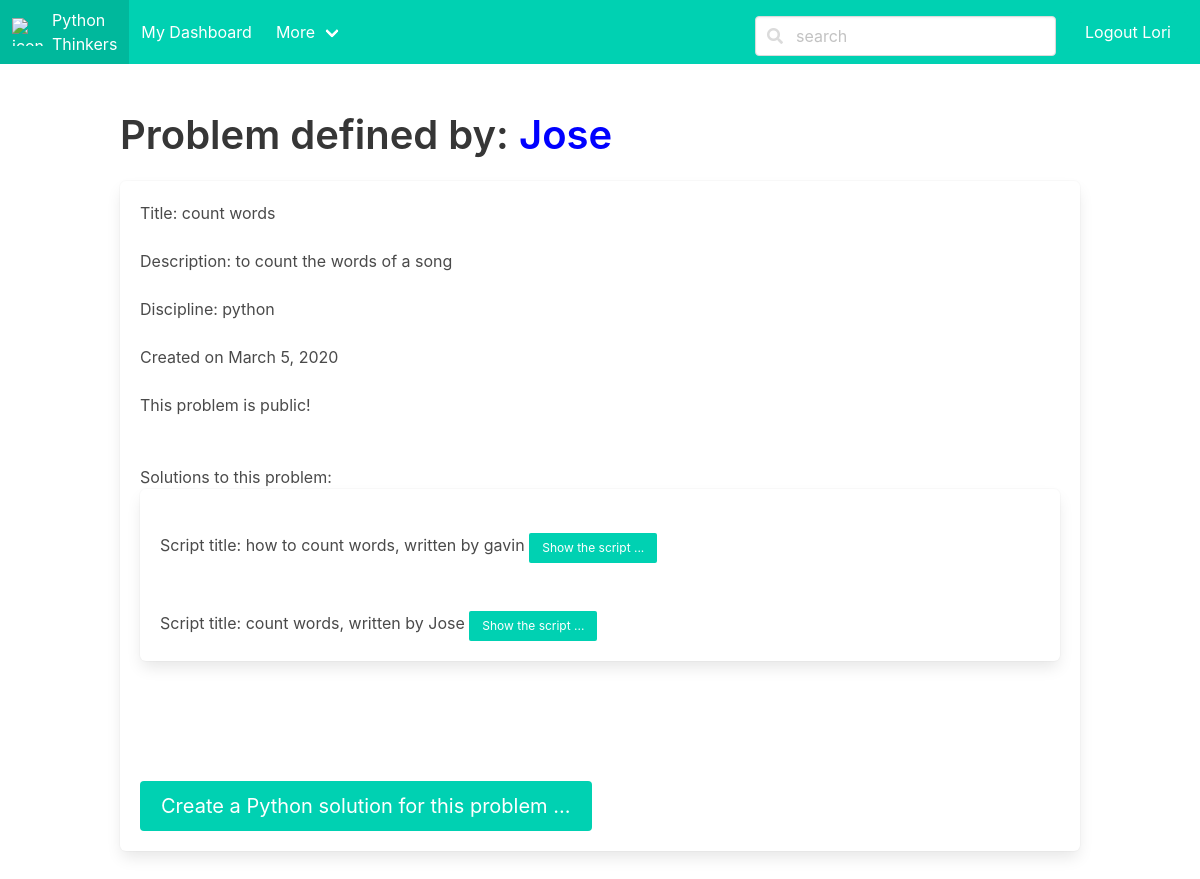
The page /problem/1/show (signed in) on the database its author committed.
### share/models.py (models this page shows, shortened)
class Problem(models.Model):
    coder = models.ForeignKey(Coder, on_delete=models.CASCADE)
    title = models.CharField(max_length=50, null=False, blank=False, unique=False)
    description = models.CharField(max_length=100, null=False, blank=False, unique=False)
    image = models.ImageField(upload_to='myproblems/', blank=True)
    discipline = models.CharField(max_length=50, null=False, blank=False, unique=False)
    make_public = models.BooleanField(default=True)
    created = models.DateField(auto_now_add=True)
    updated = models.DateField(auto_now=True)     # everytime the obj is saved, new time is saved

class Coder(models.Model):
    coder_yet = models.BooleanField(default=False)  # the user is not a coder yet
    user = models.OneToOneField(User, on_delete=models.CASCADE)
    created = models.DateField(auto_now_add=True)   # maybe redundant, user model has date_joined
    updated = models.DateField(auto_now=True)

class Script(models.Model):
    coder = models.ForeignKey(Coder, on_delete=models.CASCADE, null=True)
    problem = models.ForeignKey(Problem, on_delete=models.CASCADE, null=True)
    title = models.CharField(max_length=50, null=False, blank=False, unique=False)
    description = models.TextField(max_length=100, null=False, blank=False, unique=False)
    code = models.TextField(max_length=10000, unique=False)
    url = models.URLField(max_length=300, unique=False, blank=True)
    input = models.TextField(max_length=100, unique=False, blank=True)
    output = models.TextField(max_length=100, unique=False, blank=True)
    make_public = models.BooleanField(default=True)
    image = models.ImageField(upload_to='myscripts/', blank=True)  # add an image for the algorithm or flow chart
    working_code = models.BooleanField(default=True)
    created = models.DateField(auto_now_add=True)
    updated = models.DateField(auto_now=True)

### share/views.py (the view)
# urls.py: path('problem/<int:problem_id>/show', views.show_problem, name='show_problem'),
def show_problem(request, problem_id):
    if request.method == "GET":
        user = request.user
        if not user.is_authenticated:
            return redirect("share:login")
            user_script = Script.objects.filter(coder=user.id).filter(problem=problem.id)
        else:
            problem = get_object_or_404(Problem, pk=problem_id)
            scripts = Script.objects.filter(problem=problem_id)
            if problem.make_public or problem.coder.user.id == user.id:
                return render(request, "share/problem.html",
                {"user":user, "problem":problem, "scripts": scripts})
            else:
                return render(request, "share/index.html",
                {"error":"The problem you clicked is still private and you are not the author"})

### share/templates/share/problem.html (shortened to what this page needs)
{% extends "share/base.html" %}
{% block content %}
    <div class="columns">
        <div class="column">
            <h2 class="title is-2">Problem defined by:
              <span style="color:blue">{{ problem.coder.user.username }}</span>
            </h2>
            <div class="box">
              <div class="content">
                  Title: {{ problem.title }} <br><br>
                  Description: {{ problem.description }} <br><br>
                  Discipline: {{ problem.discipline }} <br><br>
                  Created on {{ problem.created }} <br><br>
                  {% if problem.make_public %}
                    This problem is public! <br><br>
                  {% else %}
                    This problem is private!<br><br>
                  {% endif %}
                  {% if scripts %}
                    <br>Solutions to this problem:
                    <div class="box">
                      {% for s in scripts %}
                        <div class="content">
                            <br>Script title: {{ s.title }}, written by  {{s.coder.user.username}}
                            <a class="button is-primary is-small"
                            href="{% url 'share:show_script' s.id %}">Show the script ...</a>
                        </div>
                      {% endfor %}
                    </div>
                    {% else %}
                    These are NO solutions written for this problem
                  {% endif %}
                  <br><br>
                  <br><br>
                  {% if not user_script %}
                  <a class="button is-primary is-medium"
                    href="{% url 'share:build_script' problem.id %}">Create a Python solution for this problem ... </a>
                  {% endif %}
              </div>
          </div>
        </div>
    </div>
{% endblock content %}

### share/templates/share/base.html (shortened to what this page needs)
<!DOCTYPE html>
<html lang="en">
<head>
    {% load static %}
    <link rel="stylesheet" type="text/css" href="{% static 'share/bulma-0.8.0/css/bulma.css' %}"/>
    <link href="https://use.fontawesome.com/releases/v5.0.6/css/all.css" rel="stylesheet">
    <link rel="stylesheet" type="text/css" href="{% static 'share/main.css' %}"/>
</head>
<body>
  <nav class="navbar is-primary" role="navigation" aria-label="main navigation">
   <div class="navbar-brand">
        <a class="navbar-item" href="{% url 'share:index' %}">
            <img src="{% static 'share/images/thinking-face.png' %}" alt=" icon" width="40" height="60">
            Python <br>Thinkers
        </a>
    </div>
    <div id="navbarData" class="navbar-menu is-active" >
      <div class="navbar-start">
     <a class="navbar-item" href="{% url 'share:dashboard' %}">My Dashboard</a>
    <div class="navbar-item has-dropdown is-hoverable">
       <a class="navbar-link">
         More
       </a>
     </div>
   </div>
   <div class="navbar-end">
         <div class="navbar-item">
           <div class="buttons">
             {% if request.path == "/login" or request.path == "/loguser" %}
             <a class="button is-primary" href="{% url 'share:signup' %}">Signup</a>
              {% elif request.path == "/signup"  %}
              <a class="button is-primary" href="{% url 'share:login' %}">Login</a>
              {% else   %}
               <div class="navbar-item">
                      <form action="{% url 'share:search' %}" method="post">
                          <p class="control has-icons-left">
                              <input class="input" type="text" name="query" placeholder="search">
                              <span class="icon is-left">
                        </span>
                          </p>
                      </form>
                </div>
               <a class="button is-primary" href="{% url 'share:logout' %}">Logout {{user.username }}</a>
             {% endif %}
           </div>
         </div>
       </div>
     </div>
     </nav>
<section class="section">
    <div class="container">
        {% block content %} {% endblock content %}
    </div>
</section>
</body>
</html>

### rows shown on the page
Problem: coder.user.username "Jose", title "count words", description "to count the words of a song", discipline "python", created "March 5, 2020"
Script: title "how to count words", coder.user.username "gavin"
Script: title "count words", coder.user.username "Jose"

### other values the page prints
{{ user.username }} "Lori"
